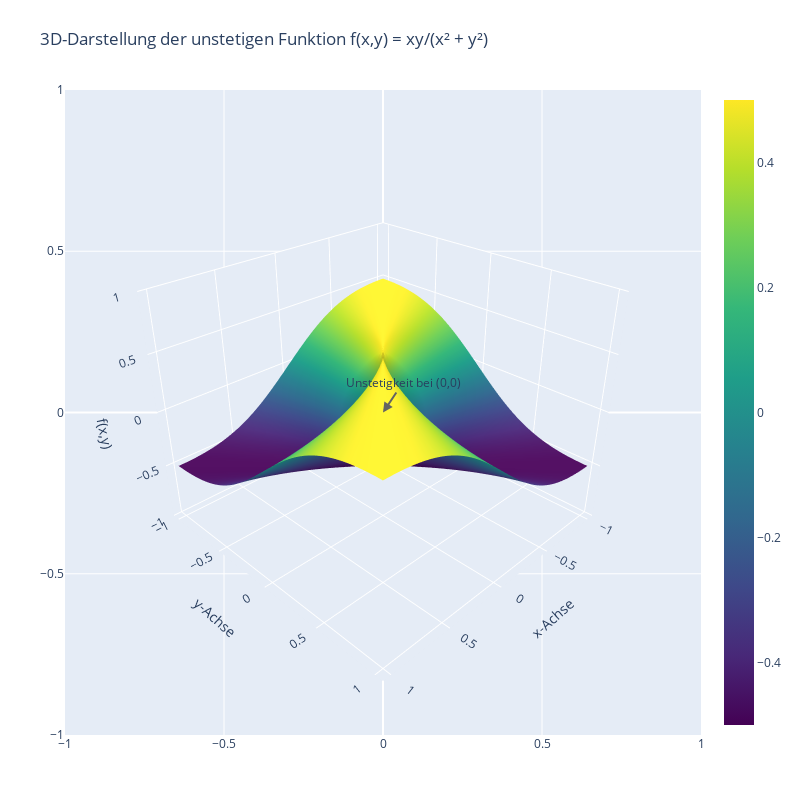

Notebook code for this chart:
### Code cell
import numpy as np
import plotly.graph_objects as go

def f(x, y):
    """
    Die unstetige Funktion f(x,y) = xy/(x^2 + y^2) für (x,y) ≠ (0,0) und f(0,0) = 0
    """
    # Erstelle eine Kopie des Ergebnisses, um die ursprünglichen Arrays nicht zu verändern
    result = np.zeros_like(x, dtype=float)
    
    # Berechne die Funktion für alle Punkte außer (0,0)
    # Verwende eine Maske, um Punkte zu identifizieren, die nicht (0,0) sind
    mask = (x != 0) | (y != 0)
    result[mask] = (x[mask] * y[mask]) / (x[mask]**2 + y[mask]**2)
    
    # Der Wert an (0,0) ist definiert als 0
    # Da result bereits mit Nullen initialisiert wurde, müssen wir nichts mehr tun
    
    return result

# Gitterparameter
n = 100  # Anzahl der Punkte in jeder Dimension
x_min, x_max = -1.0, 1.0
y_min, y_max = -1.0, 1.0

# Erstelle das Gitter
x = np.linspace(x_min, x_max, n)
y = np.linspace(y_min, y_max, n)
X, Y = np.meshgrid(x, y)

# Berechne die Funktionswerte
Z = f(X, Y)

# Begrenze die Werte für eine bessere Visualisierung
# Die Funktion kann extreme Werte nahe der Singularität annehmen
Z = np.clip(Z, -1, 1)

# Erstelle eine interaktive 3D-Darstellung mit Plotly
fig = go.Figure(data=[go.Surface(z=Z, x=X, y=Y, colorscale='viridis')])

# Passe das Layout an
fig.update_layout(
    title='3D-Darstellung der unstetigen Funktion f(x,y) = xy/(x² + y²)',
    scene=dict(
        xaxis_title='x-Achse',
        yaxis_title='y-Achse',
        zaxis_title='f(x,y)',
        zaxis=dict(range=[-1, 1]),  # Begrenze die z-Achse
        aspectratio=dict(x=1, y=1, z=0.8),
        camera=dict(
            eye=dict(x=1.5, y=1.5, z=1.2)  # Anpassung der Kameraposition
        )
    ),
    width=800,
    height=800,
    margin=dict(l=65, r=50, b=65, t=90)
)

# Füge Anmerkungen hinzu
fig.add_annotation(
    text="Unstetigkeit bei (0,0)",
    x=0,
    y=0,
    xref="x",
    yref="y",
    showarrow=True,
    arrowhead=2,
    arrowsize=1,
    arrowwidth=2,
    arrowcolor="#636363",
    ax=20,
    ay=-30
)

# Zeige die Figur an
fig.show()

# Für eine HTML-Datei:
# fig.write_html("unstetige_funktion_3d.html")

### Figure 1 — Plotly figure (JSON) as saved in the notebook; plotly's stock layout.template omitted (floating-point values rounded to 4 significant figures; data arrays with more than 128 entries replaced by an {"elided": "..."} marker saying what was removed)
{"data": [{"colorscale": [[0, "#440154"], [0.1111, "#482878"], [0.2222, "#3e4989"], [0.3333, "#31688e"], [0.4444, "#26828e"], [0.5556, "#1f9e89"], [0.6667, "#35b779"], [0.7778, "#6ece58"], [0.8889, "#b5de2b"], [1, "#fde725"]], "type": "surface", "x": {"elided": "100x100 float values"}, "y": {"elided": "100x100 float values"}, "z": {"elided": "100x100 float values"}}], "layout": {"annotations": [{"arrowcolor": "#636363", "arrowhead": 2, "arrowsize": 1, "arrowwidth": 2, "ax": 20, "ay": -30, "showarrow": true, "text": "Unstetigkeit bei (0,0)", "x": 0, "xref": "x", "y": 0, "yref": "y"}], "height": 800, "margin": {"b": 65, "l": 65, "r": 50, "t": 90}, "scene": {"aspectratio": {"x": 1, "y": 1, "z": 0.8}, "camera": {"eye": {"x": 1.5, "y": 1.5, "z": 1.2}}, "xaxis": {"title": {"text": "x-Achse"}}, "yaxis": {"title": {"text": "y-Achse"}}, "zaxis": {"range": [-1, 1], "title": {"text": "f(x,y)"}}}, "title": {"text": "3D-Darstellung der unstetigen Funktion f(x,y) = xy/(x² + y²)"}, "width": 800}}
